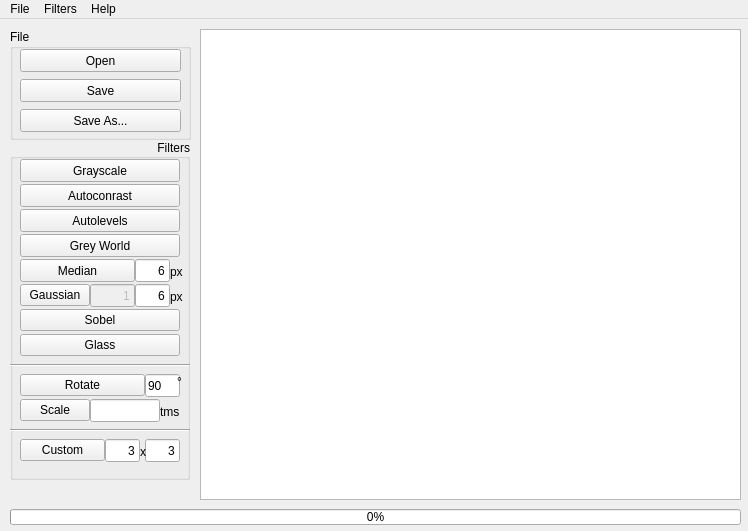
<?xml version="1.0" encoding="UTF-8"?>
<ui version="4.0">
 <class>GUIClass</class>
 <widget class="QMainWindow" name="GUIClass">
  <property name="geometry">
   <rect>
    <x>0</x>
    <y>0</y>
    <width>748</width>
    <height>531</height>
   </rect>
  </property>
  <property name="sizePolicy">
   <sizepolicy hsizetype="Expanding" vsizetype="Expanding">
    <horstretch>0</horstretch>
    <verstretch>0</verstretch>
   </sizepolicy>
  </property>
  <property name="minimumSize">
   <size>
    <width>748</width>
    <height>531</height>
   </size>
  </property>
  <property name="windowTitle">
   <string>Simple image editor</string>
  </property>
  <property name="windowIcon">
   <iconset>
    <normaloff>:/GUI/Resources/mainicon.png</normaloff>:/GUI/Resources/mainicon.png</iconset>
  </property>
  <widget class="QWidget" name="centralWidget">
   <widget class="QGroupBox" name="gbImage">
    <property name="geometry">
     <rect>
      <x>10</x>
      <y>10</y>
      <width>181</width>
      <height>111</height>
     </rect>
    </property>
    <property name="title">
     <string>File</string>
    </property>
    <widget class="QPushButton" name="btnOpen">
     <property name="geometry">
      <rect>
       <x>10</x>
       <y>20</y>
       <width>161</width>
       <height>23</height>
      </rect>
     </property>
     <property name="text">
      <string>Open</string>
     </property>
    </widget>
    <widget class="QPushButton" name="btnSave">
     <property name="geometry">
      <rect>
       <x>10</x>
       <y>50</y>
       <width>161</width>
       <height>23</height>
      </rect>
     </property>
     <property name="text">
      <string>Save</string>
     </property>
    </widget>
    <widget class="QPushButton" name="btnSaveAs">
     <property name="geometry">
      <rect>
       <x>10</x>
       <y>80</y>
       <width>161</width>
       <height>23</height>
      </rect>
     </property>
     <property name="text">
      <string>Save As...</string>
     </property>
    </widget>
   </widget>
   <widget class="QGroupBox" name="gbFilters">
    <property name="geometry">
     <rect>
      <x>10</x>
      <y>120</y>
      <width>180</width>
      <height>341</height>
     </rect>
    </property>
    <property name="title">
     <string>Filters</string>
    </property>
    <property name="alignment">
     <set>Qt::AlignRight|Qt::AlignTrailing|Qt::AlignVCenter</set>
    </property>
    <widget class="QPushButton" name="btnGreyWorld">
     <property name="geometry">
      <rect>
       <x>10</x>
       <y>95</y>
       <width>160</width>
       <height>23</height>
      </rect>
     </property>
     <property name="text">
      <string>Grey World</string>
     </property>
    </widget>
    <widget class="QPushButton" name="btnMedian">
     <property name="geometry">
      <rect>
       <x>10</x>
       <y>120</y>
       <width>115</width>
       <height>23</height>
      </rect>
     </property>
     <property name="text">
      <string>Median</string>
     </property>
    </widget>
    <widget class="QPushButton" name="btnGrayscale">
     <property name="geometry">
      <rect>
       <x>10</x>
       <y>20</y>
       <width>160</width>
       <height>23</height>
      </rect>
     </property>
     <property name="text">
      <string>Grayscale</string>
     </property>
    </widget>
    <widget class="QPushButton" name="btnHygramLinear">
     <property name="geometry">
      <rect>
       <x>10</x>
       <y>45</y>
       <width>160</width>
       <height>23</height>
      </rect>
     </property>
     <property name="text">
      <string>Autoconrast</string>
     </property>
    </widget>
    <widget class="QPushButton" name="btnHygramChennel">
     <property name="geometry">
      <rect>
       <x>10</x>
       <y>70</y>
       <width>160</width>
       <height>23</height>
      </rect>
     </property>
     <property name="text">
      <string>Autolevels</string>
     </property>
    </widget>
    <widget class="QLineEdit" name="editMedian">
     <property name="geometry">
      <rect>
       <x>125</x>
       <y>120</y>
       <width>35</width>
       <height>23</height>
      </rect>
     </property>
     <property name="toolTip">
      <string>Matrix radious</string>
     </property>
     <property name="statusTip">
      <string>Set matrix size</string>
     </property>
     <property name="whatsThis">
      <string>Set matrix size</string>
     </property>
     <property name="accessibleName">
      <string/>
     </property>
     <property name="accessibleDescription">
      <string/>
     </property>
     <property name="inputMask">
      <string/>
     </property>
     <property name="text">
      <string>6</string>
     </property>
     <property name="maxLength">
      <number>3</number>
     </property>
     <property name="alignment">
      <set>Qt::AlignRight|Qt::AlignTrailing|Qt::AlignVCenter</set>
     </property>
    </widget>
    <widget class="QLabel" name="labelWarning">
     <property name="enabled">
      <bool>true</bool>
     </property>
     <property name="geometry">
      <rect>
       <x>10</x>
       <y>320</y>
       <width>131</width>
       <height>16</height>
      </rect>
     </property>
     <property name="styleSheet">
      <string notr="true">color: rgb(255, 0, 0);</string>
     </property>
     <property name="text">
      <string/>
     </property>
    </widget>
    <widget class="QPushButton" name="btnGaussian">
     <property name="geometry">
      <rect>
       <x>10</x>
       <y>145</y>
       <width>70</width>
       <height>22</height>
      </rect>
     </property>
     <property name="text">
      <string>Gaussian</string>
     </property>
    </widget>
    <widget class="QLineEdit" name="editGaussianSigma">
     <property name="enabled">
      <bool>false</bool>
     </property>
     <property name="geometry">
      <rect>
       <x>80</x>
       <y>145</y>
       <width>45</width>
       <height>23</height>
      </rect>
     </property>
     <property name="toolTip">
      <string>Sigma</string>
     </property>
     <property name="inputMask">
      <string/>
     </property>
     <property name="text">
      <string>1</string>
     </property>
     <property name="maxLength">
      <number>4</number>
     </property>
     <property name="alignment">
      <set>Qt::AlignRight|Qt::AlignTrailing|Qt::AlignVCenter</set>
     </property>
    </widget>
    <widget class="QLineEdit" name="editGaussian">
     <property name="enabled">
      <bool>true</bool>
     </property>
     <property name="geometry">
      <rect>
       <x>125</x>
       <y>145</y>
       <width>35</width>
       <height>23</height>
      </rect>
     </property>
     <property name="toolTip">
      <string>Matrix radious</string>
     </property>
     <property name="text">
      <string>6</string>
     </property>
     <property name="alignment">
      <set>Qt::AlignRight|Qt::AlignTrailing|Qt::AlignVCenter</set>
     </property>
    </widget>
    <widget class="QPushButton" name="btnSobel">
     <property name="geometry">
      <rect>
       <x>10</x>
       <y>170</y>
       <width>160</width>
       <height>22</height>
      </rect>
     </property>
     <property name="text">
      <string>Sobel</string>
     </property>
    </widget>
    <widget class="QPushButton" name="btnScale">
     <property name="geometry">
      <rect>
       <x>10</x>
       <y>260</y>
       <width>70</width>
       <height>22</height>
      </rect>
     </property>
     <property name="text">
      <string>Scale</string>
     </property>
    </widget>
    <widget class="QLineEdit" name="editScale">
     <property name="geometry">
      <rect>
       <x>80</x>
       <y>260</y>
       <width>70</width>
       <height>23</height>
      </rect>
     </property>
     <property name="toolTip">
      <string>Scale Factor</string>
     </property>
     <property name="statusTip">
      <string>Scale factor</string>
     </property>
     <property name="maxLength">
      <number>9</number>
     </property>
     <property name="alignment">
      <set>Qt::AlignRight|Qt::AlignTrailing|Qt::AlignVCenter</set>
     </property>
    </widget>
    <widget class="QLabel" name="px_label0">
     <property name="geometry">
      <rect>
       <x>160</x>
       <y>125</y>
       <width>16</width>
       <height>16</height>
      </rect>
     </property>
     <property name="text">
      <string>px</string>
     </property>
    </widget>
    <widget class="QLabel" name="px_label1">
     <property name="geometry">
      <rect>
       <x>160</x>
       <y>150</y>
       <width>16</width>
       <height>16</height>
      </rect>
     </property>
     <property name="text">
      <string>px</string>
     </property>
    </widget>
    <widget class="QLabel" name="label">
     <property name="geometry">
      <rect>
       <x>150</x>
       <y>265</y>
       <width>25</width>
       <height>16</height>
      </rect>
     </property>
     <property name="text">
      <string>tms</string>
     </property>
    </widget>
    <widget class="QPushButton" name="btnRotate">
     <property name="geometry">
      <rect>
       <x>10</x>
       <y>235</y>
       <width>125</width>
       <height>22</height>
      </rect>
     </property>
     <property name="text">
      <string>Rotate</string>
     </property>
    </widget>
    <widget class="QLineEdit" name="editRotate">
     <property name="geometry">
      <rect>
       <x>135</x>
       <y>235</y>
       <width>35</width>
       <height>23</height>
      </rect>
     </property>
     <property name="toolTip">
      <string>Rotation angle</string>
     </property>
     <property name="statusTip">
      <string>Rotation angle</string>
     </property>
     <property name="text">
      <string>90</string>
     </property>
     <property name="maxLength">
      <number>4</number>
     </property>
    </widget>
    <widget class="QLabel" name="label_2">
     <property name="geometry">
      <rect>
       <x>167</x>
       <y>235</y>
       <width>16</width>
       <height>16</height>
      </rect>
     </property>
     <property name="text">
      <string>°</string>
     </property>
    </widget>
    <widget class="QPushButton" name="btnManually">
     <property name="geometry">
      <rect>
       <x>10</x>
       <y>300</y>
       <width>85</width>
       <height>22</height>
      </rect>
     </property>
     <property name="text">
      <string>Custom</string>
     </property>
    </widget>
    <widget class="QLineEdit" name="editManuallyX">
     <property name="geometry">
      <rect>
       <x>95</x>
       <y>300</y>
       <width>35</width>
       <height>23</height>
      </rect>
     </property>
     <property name="toolTip">
      <string>Matrix width</string>
     </property>
     <property name="text">
      <string>3</string>
     </property>
     <property name="maxLength">
      <number>3</number>
     </property>
     <property name="alignment">
      <set>Qt::AlignRight|Qt::AlignTrailing|Qt::AlignVCenter</set>
     </property>
    </widget>
    <widget class="QLineEdit" name="editManuallyY">
     <property name="geometry">
      <rect>
       <x>135</x>
       <y>300</y>
       <width>35</width>
       <height>23</height>
      </rect>
     </property>
     <property name="toolTip">
      <string>Matrix height</string>
     </property>
     <property name="text">
      <string>3</string>
     </property>
     <property name="maxLength">
      <number>3</number>
     </property>
     <property name="alignment">
      <set>Qt::AlignRight|Qt::AlignTrailing|Qt::AlignVCenter</set>
     </property>
    </widget>
    <widget class="QLabel" name="label_3">
     <property name="geometry">
      <rect>
       <x>130</x>
       <y>305</y>
       <width>10</width>
       <height>16</height>
      </rect>
     </property>
     <property name="text">
      <string>x</string>
     </property>
    </widget>
    <widget class="QPushButton" name="btnGlass">
     <property name="geometry">
      <rect>
       <x>10</x>
       <y>195</y>
       <width>160</width>
       <height>22</height>
      </rect>
     </property>
     <property name="text">
      <string>Glass</string>
     </property>
    </widget>
    <widget class="Line" name="line">
     <property name="geometry">
      <rect>
       <x>0</x>
       <y>220</y>
       <width>180</width>
       <height>12</height>
      </rect>
     </property>
     <property name="orientation">
      <enum>Qt::Horizontal</enum>
     </property>
    </widget>
    <widget class="Line" name="line_2">
     <property name="geometry">
      <rect>
       <x>0</x>
       <y>285</y>
       <width>180</width>
       <height>12</height>
      </rect>
     </property>
     <property name="orientation">
      <enum>Qt::Horizontal</enum>
     </property>
    </widget>
   </widget>
   <widget class="QGraphicsView" name="gvMain">
    <property name="geometry">
     <rect>
      <x>200</x>
      <y>10</y>
      <width>541</width>
      <height>471</height>
     </rect>
    </property>
    <property name="cursor" stdset="0">
     <cursorShape>CrossCursor</cursorShape>
    </property>
   </widget>
   <widget class="QProgressBar" name="pbMain">
    <property name="geometry">
     <rect>
      <x>10</x>
      <y>490</y>
      <width>731</width>
      <height>16</height>
     </rect>
    </property>
    <property name="value">
     <number>0</number>
    </property>
    <property name="textVisible">
     <bool>true</bool>
    </property>
    <property name="invertedAppearance">
     <bool>false</bool>
    </property>
    <property name="format">
     <string>%p%</string>
    </property>
   </widget>
  </widget>
  <widget class="QMenuBar" name="menuBar">
   <property name="geometry">
    <rect>
     <x>0</x>
     <y>0</y>
     <width>748</width>
     <height>19</height>
    </rect>
   </property>
   <widget class="QMenu" name="menu_2">
    <property name="title">
     <string>Filters</string>
    </property>
    <addaction name="mnuGrayscale"/>
    <addaction name="mnuHygramLinear"/>
    <addaction name="mnuHygramChennel"/>
    <addaction name="mnuGreyWorld"/>
    <addaction name="mnuMedian"/>
    <addaction name="mnuGaussian"/>
    <addaction name="mnuSobel"/>
    <addaction name="mnuScale"/>
    <addaction name="mnuRotate"/>
    <addaction name="mnuManually"/>
    <addaction name="mnuGlass"/>
   </widget>
   <widget class="QMenu" name="menu_3">
    <property name="title">
     <string>Help</string>
    </property>
    <addaction name="mnuAbout"/>
   </widget>
   <widget class="QMenu" name="menu">
    <property name="title">
     <string>File</string>
    </property>
    <addaction name="mnuOpen"/>
    <addaction name="mnuSave"/>
    <addaction name="mnuSaveAs"/>
    <addaction name="separator"/>
    <addaction name="mnuExit"/>
   </widget>
   <addaction name="menu"/>
   <addaction name="menu_2"/>
   <addaction name="menu_3"/>
  </widget>
  <action name="mnuOpen">
   <property name="text">
    <string>Open</string>
   </property>
  </action>
  <action name="mnuSave">
   <property name="text">
    <string>Save</string>
   </property>
   <property name="shortcut">
    <string>Ctrl+S</string>
   </property>
  </action>
  <action name="mnuSaveAs">
   <property name="text">
    <string>Save As ...</string>
   </property>
   <property name="shortcut">
    <string>Ctrl+Shift+S</string>
   </property>
  </action>
  <action name="action_4">
   <property name="text">
    <string>-</string>
   </property>
  </action>
  <action name="mnuExit">
   <property name="text">
    <string>Exit</string>
   </property>
  </action>
  <action name="action_7">
   <property name="text">
    <string>&quot;Серый мир&quot;</string>
   </property>
  </action>
  <action name="action_8">
   <property name="text">
    <string>Медианная фильтрация</string>
   </property>
  </action>
  <action name="mnuAbout">
   <property name="text">
    <string>About</string>
   </property>
  </action>
  <action name="mnuGrayscale">
   <property name="text">
    <string>Grayscale</string>
   </property>
  </action>
  <action name="mnuHygramLinear">
   <property name="text">
    <string>Hystogram Linear</string>
   </property>
  </action>
  <action name="mnuHygramChennel">
   <property name="text">
    <string>Per-Chennel hystogram</string>
   </property>
  </action>
  <action name="mnuGreyWorld">
   <property name="text">
    <string>Grey World</string>
   </property>
  </action>
  <action name="mnuMedian">
   <property name="text">
    <string>Median</string>
   </property>
  </action>
  <action name="mnuGaussian">
   <property name="text">
    <string>Gaussain</string>
   </property>
  </action>
  <action name="mnuSobel">
   <property name="text">
    <string>Sobel</string>
   </property>
  </action>
  <action name="mnuScale">
   <property name="text">
    <string>Scaling</string>
   </property>
  </action>
  <action name="mnuRotate">
   <property name="text">
    <string>Rotate</string>
   </property>
  </action>
  <action name="mnuManually">
   <property name="text">
    <string>Custom</string>
   </property>
  </action>
  <action name="mnuGlass">
   <property name="text">
    <string>Glass</string>
   </property>
  </action>
 </widget>
 <layoutdefault spacing="6" margin="11"/>
 <tabstops>
  <tabstop>btnOpen</tabstop>
  <tabstop>btnSave</tabstop>
  <tabstop>btnSaveAs</tabstop>
  <tabstop>btnGrayscale</tabstop>
  <tabstop>btnHygramLinear</tabstop>
  <tabstop>btnHygramChennel</tabstop>
  <tabstop>btnGreyWorld</tabstop>
  <tabstop>btnMedian</tabstop>
  <tabstop>editMedian</tabstop>
  <tabstop>btnGaussian</tabstop>
  <tabstop>editGaussianSigma</tabstop>
  <tabstop>editGaussian</tabstop>
  <tabstop>gvMain</tabstop>
 </tabstops>
 <resources/>
 <connections>
  <connection>
   <sender>editGaussianSigma</sender>
   <signal>textEdited(QString)</signal>
   <receiver>GUIClass</receiver>
   <slot>onEditGaussianSigma_TextChanged(QString)</slot>
   <hints>
    <hint type="sourcelabel">
     <x>112</x>
     <y>306</y>
    </hint>
    <hint type="destinationlabel">
     <x>5</x>
     <y>462</y>
    </hint>
   </hints>
  </connection>
  <connection>
   <sender>editGaussian</sender>
   <signal>textEdited(QString)</signal>
   <receiver>GUIClass</receiver>
   <slot>onEditGaussian_TextChanged(QString)</slot>
   <hints>
    <hint type="sourcelabel">
     <x>150</x>
     <y>306</y>
    </hint>
    <hint type="destinationlabel">
     <x>6</x>
     <y>437</y>
    </hint>
   </hints>
  </connection>
  <connection>
   <sender>btnGaussian</sender>
   <signal>clicked()</signal>
   <receiver>GUIClass</receiver>
   <slot>onGaussian()</slot>
   <hints>
    <hint type="sourcelabel">
     <x>52</x>
     <y>293</y>
    </hint>
    <hint type="destinationlabel">
     <x>7</x>
     <y>401</y>
    </hint>
   </hints>
  </connection>
  <connection>
   <sender>editScale</sender>
   <signal>returnPressed()</signal>
   <receiver>btnScale</receiver>
   <slot>click()</slot>
   <hints>
    <hint type="sourcelabel">
     <x>159</x>
     <y>399</y>
    </hint>
    <hint type="destinationlabel">
     <x>77</x>
     <y>399</y>
    </hint>
   </hints>
  </connection>
  <connection>
   <sender>editGaussian</sender>
   <signal>returnPressed()</signal>
   <receiver>btnGaussian</receiver>
   <slot>click()</slot>
   <hints>
    <hint type="sourcelabel">
     <x>167</x>
     <y>299</y>
    </hint>
    <hint type="destinationlabel">
     <x>86</x>
     <y>297</y>
    </hint>
   </hints>
  </connection>
  <connection>
   <sender>editRotate</sender>
   <signal>returnPressed()</signal>
   <receiver>btnRotate</receiver>
   <slot>click()</slot>
   <hints>
    <hint type="sourcelabel">
     <x>163</x>
     <y>389</y>
    </hint>
    <hint type="destinationlabel">
     <x>131</x>
     <y>389</y>
    </hint>
   </hints>
  </connection>
 </connections>
 <slots>
  <slot>onGaussian()</slot>
 </slots>
</ui>
